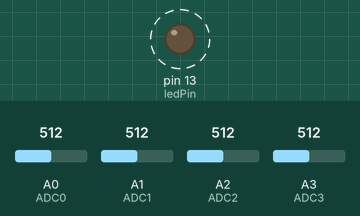
This sketch was run on a simulated Arduino Pro Mini, built with avr-gcc and run on an emulated ATmega328P. On the bench: output pins drawn as LEDs (lit = HIGH). Dashed ring = blinking. The inputs (shaded band) are chosen by the test bench; at power-on: A0 (ADC0) = 512, A1 (ADC1) = 512, A2 (ADC2) = 512, A3 (ADC3) = 512.

Above: at 0.5 s.
Timing chart, 0 to 4.6 s (numbered marks = the images above):
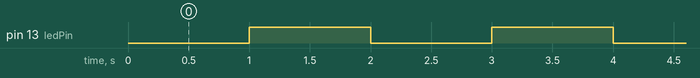

Measured:
- by itself, pin 13 (ledPin): alternates HIGH for 1.0 s and LOW for 1.0 s

The sketch:

max11613.ino
```cpp
/***********************
* MAX11613 emulation
* on Arduino pro-mini
*
* (c) LU9DA - 2024
*
* free for use
* not for sale
*
* this header MAY remains
* on your implementation
*
************************/

/***********************
* 20/092024
* increased resolution to 12 bit
* by add 16 samples and divide by 4
* as seen in
* https://forum.arduino.cc/t/converting-analog-values-to-12bits/246579/10
***********************/

#include <Wire.h>

const uint8_t I2C_ADDRESS = 0x34; //Generic Board Protocol
const int ledPin = LED_BUILTIN;
const int ADC0 = A0;
const int ADC1 = A1;
const int ADC2 = A2;
const int ADC3 = A3;
const long interval = 1000;

int ledState = LOW;
unsigned long previousMillis = 0;
uint8_t received;
uint8_t message;
int VADC0[16];
int VADC1[16];
int VADC2[16];
int VADC3[16];
int sum0 = 0;
int sum1 = 0;
int sum2 = 0;
int sum3 = 0;
int val0 = 0;
int val1 = 0;
int val2 = 0;
int val3 = 0;

byte s = 0;


//#define debug

//int sum = 0;
//for (byte s = 0; s < 16; s++) sum += analogRead(A0);
//int value = sum/4;


void setup() {

  pinMode(ledPin, OUTPUT);

  //Start i2c as slave
  Wire.begin(I2C_ADDRESS);
  Wire.onRequest(requestEvent);
  Wire.onReceive(receiveEvent);


#if defined debug
  Serial.begin(9600);
#endif
}

void requestEvent()
{

    Wire.write(highByte(val0));
    Wire.write(lowByte(val0));
    Wire.write(highByte(val1));
    Wire.write(lowByte(val1));
    Wire.write(highByte(val2));
    Wire.write(lowByte(val2));
    Wire.write(highByte(val3));
    Wire.write(lowByte(val3));

#if defined debug

  Serial.print("ADC0: ");
  Serial.println(val0);
  Serial.print("ADC1: ");
  Serial.println(val1);
  Serial.print("ADC2: ");
  Serial.println(val2);
  Serial.print("ADC3: ");
  Serial.println(val3);

#endif


}

void loop() {


  unsigned long currentMillis = millis();

  if (currentMillis - previousMillis >= interval) {

    previousMillis = currentMillis;

    if (ledState == LOW) {
      ledState = HIGH;
    } else {
      ledState = LOW;
    }

    digitalWrite(ledPin, ledState);

  }

  VADC0[s] = analogRead(ADC0);
  VADC1[s] = analogRead(ADC1);
  VADC2[s] = analogRead(ADC2);
  VADC3[s] = analogRead(ADC3);

  s++;

  if (s > 15) {

    s = 0;

  }


  sum0 = 0;
  sum1 = 0;
  sum2 = 0;
  sum3 = 0;

  for (byte su = 0; su < 16; su++){

    sum0 = sum0 + VADC0[su];
    sum1 = sum1 + VADC1[su];
    sum2 = sum2 + VADC2[su];
    sum3 = sum3 + VADC3[su];

  }

  val0 = sum0/4;
  val1 = sum1/4;
  val2 = sum2/4;
  val3 = sum3/4;


}


void receiveEvent(int bytes) {

  int byteCount = 0;
  uint8_t byte1 = 0;
  uint8_t byte2 = 0;
  uint8_t byte3 = 0;

  while (0 < Wire.available()) {

    byte x = Wire.read();

      if (byteCount == 0) {
        byte1 = x;
      }
      if (byteCount == 1) {
        byte2 = x;
      }
      if (byteCount == 2) {
        byte3 = x;
      }

      byteCount = byteCount + 1;

  }

#if defined debug
  Serial.print("Byte1 Status: ");
  Serial.println(byte1);
  Serial.print("Byte2 Status: ");
  Serial.println(byte2);
  Serial.print("Byte3 Status: ");
  Serial.println(byte3);

#endif


}
```
